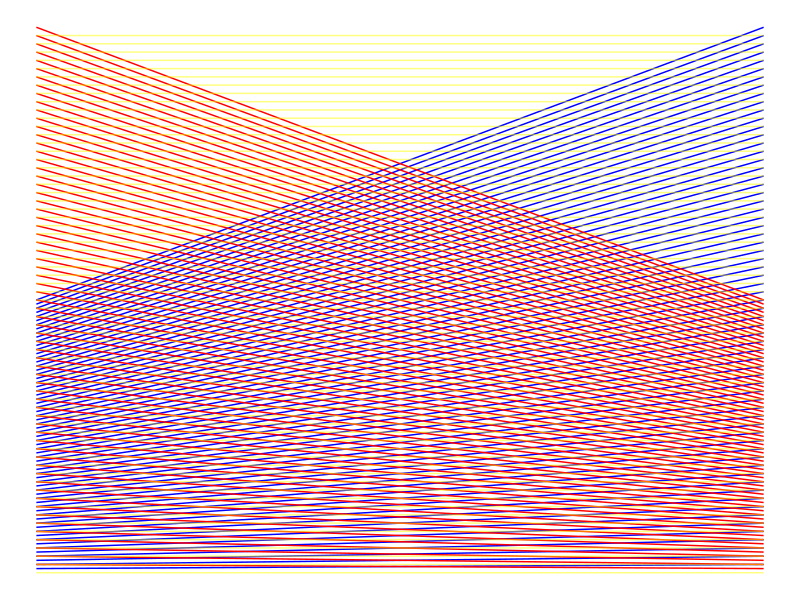
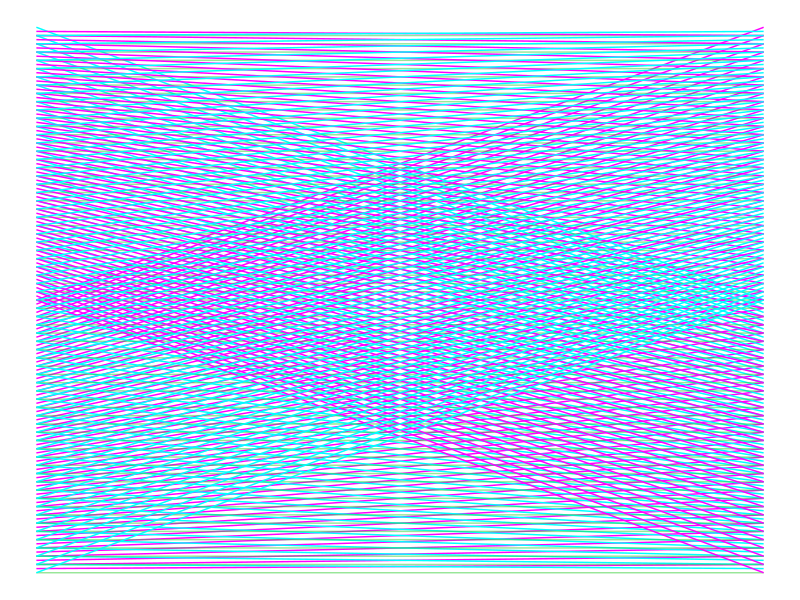

These figures' R source, in order:
library(ggplot2)

n = 66

df <- data.frame(x = rep(0, n), y = 1:n)

weight <- 2

df$xend <- df$x + n
df$yend <- df$y*weight

df2 <- data.frame(x = rep(0, n), y = weight*seq(0, n - 1, 1), 
                  xend = rep(0 + n, n), yend = weight*seq(0, n - 1, 1))

col1 <- 'blue'
col2 <- 'red'
col3 <- 'yellow'

ggplot(df) + 
  geom_segment(aes(x = x, y = y, xend = xend, yend = yend), col = col1) +
  geom_segment(data = df, aes(x = x, y = yend, xend = xend, yend = y), col = col2) +
  geom_segment(data = df2, aes(x = x, y = yend, xend = xend, yend = y), col = col3, alpha = .5) +
  theme_void()
  

df_inv <- data.frame(x = df$x, xend = df$xend, y = 2*n - df$y, yend = 2*n - df$yend)
#df2_inv <- df2

col1 <- 'magenta'
col2 <- 'cyan'
col3 <- 'limegreen'

n <- 200

ggplot(df) + 
 geom_segment(aes(x = x, y = y, xend = xend, yend = yend), col = col1, alpha = 1) +
 geom_segment(data = df, aes(x = x, y = yend, xend = xend, yend = y), col = col2, alpha = 1) +
  geom_segment(data = df2, aes(x = x, y = yend, xend = xend, yend = y), col = col3, alpha = .5) +
 #theme_void()

#ggplot(df_inv) + 
  geom_segment(data = df_inv, aes(x = x, y = y, xend = xend, yend = yend), col = col1, alpha = 1) +
  geom_segment(data = df_inv, aes(x = x, y = yend, xend = xend, yend = y), col = col2, alpha = 1) +
  #geom_segment(data = df2_inv, aes(x = x, y = yend, xend = xend, yend = y), col = 'yellow', alpha = .5) +
  theme_void()
